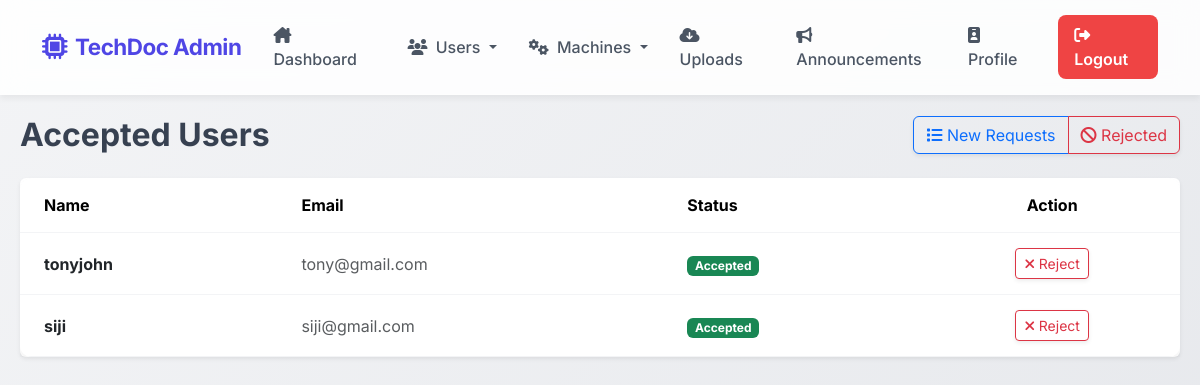
/wadmin/AcceptedUsers/, run on the app's committed database.
### guest/models.py (models this page shows)
class User(models.Model):
    name = models.CharField(max_length=50)
    contact = models.CharField(max_length=50)
    employeid = models.CharField(max_length=50)
    email = models.EmailField(unique=True, null=True)
    gender = models.CharField(max_length=50)
    photo = models.FileField(upload_to='UserPhoto/')
    password = models.CharField(max_length=50, unique=True)
    status = models.CharField(max_length=20, default='pending')
    class Meta:
        db_table = 'tbl_user'

### wadmin/views.py (the view)
# urls.py: path('AcceptedUsers/', views.acceptedusers, name="acceptedusers"),
def acceptedusers(request):
    data = User.objects.filter(status='accepted')
    return render(request, "admin/AcceptedUsers.html", {'data': data})

### wadmin/Templates/admin/AcceptedUsers.html (shortened to what this page needs)
{% include 'admin/Header.html' %}
<div class="d-flex justify-content-between align-items-center mb-4">
    <h2 class="fw-bold mb-0">Accepted Users</h2>
    <div class="btn-group shadow-sm">
        <a href="{% url 'wadmin:newusers' %}" class="btn btn-outline-primary"><i class="fa-solid fa-list"></i> New
            Requests</a>
        <a href="{% url 'wadmin:rejectedusers' %}" class="btn btn-outline-danger"><i class="fa-solid fa-ban"></i>
            Rejected</a>
    </div>
</div>
<div class="card shadow-sm border-0">
    <div class="card-body p-0 table-responsive">
        <table class="table table-custom table-hover m-0 w-100 align-middle">
            <thead>
                <tr>
                    <th class="ps-4">Name</th>
                    <th>Email</th>
                    <th>Status</th>
                    <th class="text-center">Action</th>
                </tr>
            </thead>
            <tbody>
                {% for i in data %}
                <tr>
                    <td class="ps-4 fw-bold text-dark">{{i.name}}</td>
                    <td class="text-muted">{{i.email}}</td>
                    <td><span class="badge bg-success">{{i.status|title}}</span></td>
                    <td class="text-center">
                        <a href="{% url 'wadmin:rejectuser' i.id %}" class="btn btn-sm btn-outline-danger shadow-sm"><i
                                class="fa-solid fa-xmark"></i> Reject</a>
                    </td>
                </tr>
                {% empty %}
                <tr>
                    <td colspan="4" class="text-center text-muted py-4">No accepted users found.</td>
                </tr>
                {% endfor %}
            </tbody>
        </table>
    </div>
</div>
</div>
</body>
</html>

### wadmin/Templates/admin/Header.html (style rules this page uses)
:root { --primary-color: #4f46e5; --secondary-color: #10b981; --dark-bg: #111827; --card-bg: rgba(255, 255, 255, 0.95); }
body { font-family: 'Inter', sans-serif; background: linear-gradient(135deg, #f3f4f6 0%, #e5e7eb 100%); min-height: 100vh; color: #374151; overflow-x: hidden; padding-top: 76px; }
.table-custom { background: white; border-radius: 12px; overflow: hidden; box-shadow: 0 4px 6px rgba(0, 0, 0, 0.05); }
.table-custom thead { background: #f9fafb; color: #4b5563; }
.table-custom th, .table-custom td { padding: 15px; vertical-align: middle; border-color: #f3f4f6; }

### data on the page
User: name "tonyjohn", email "tony@gmail.com", status "Accepted"
User: name "siji", email "siji@gmail.com", status "Accepted"
